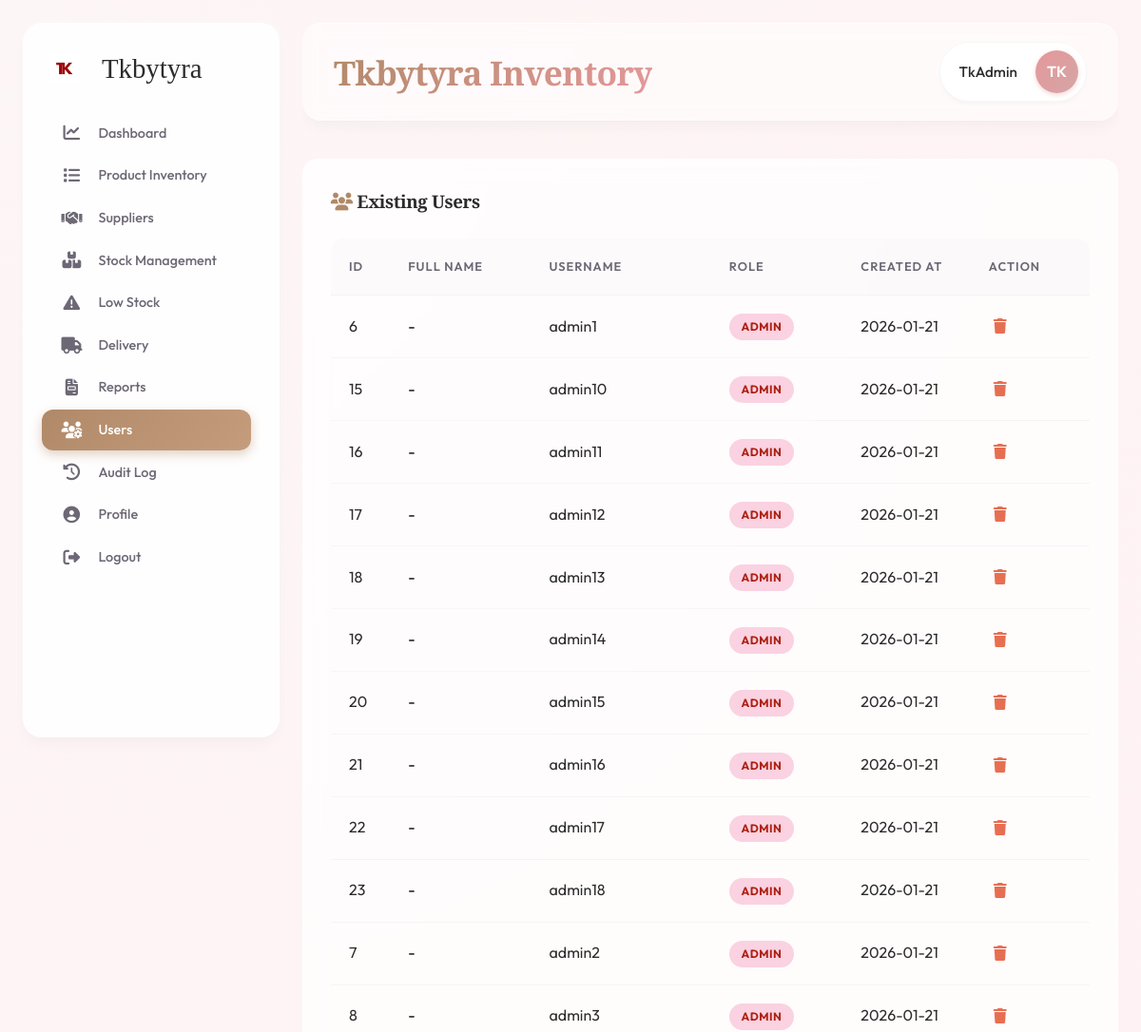
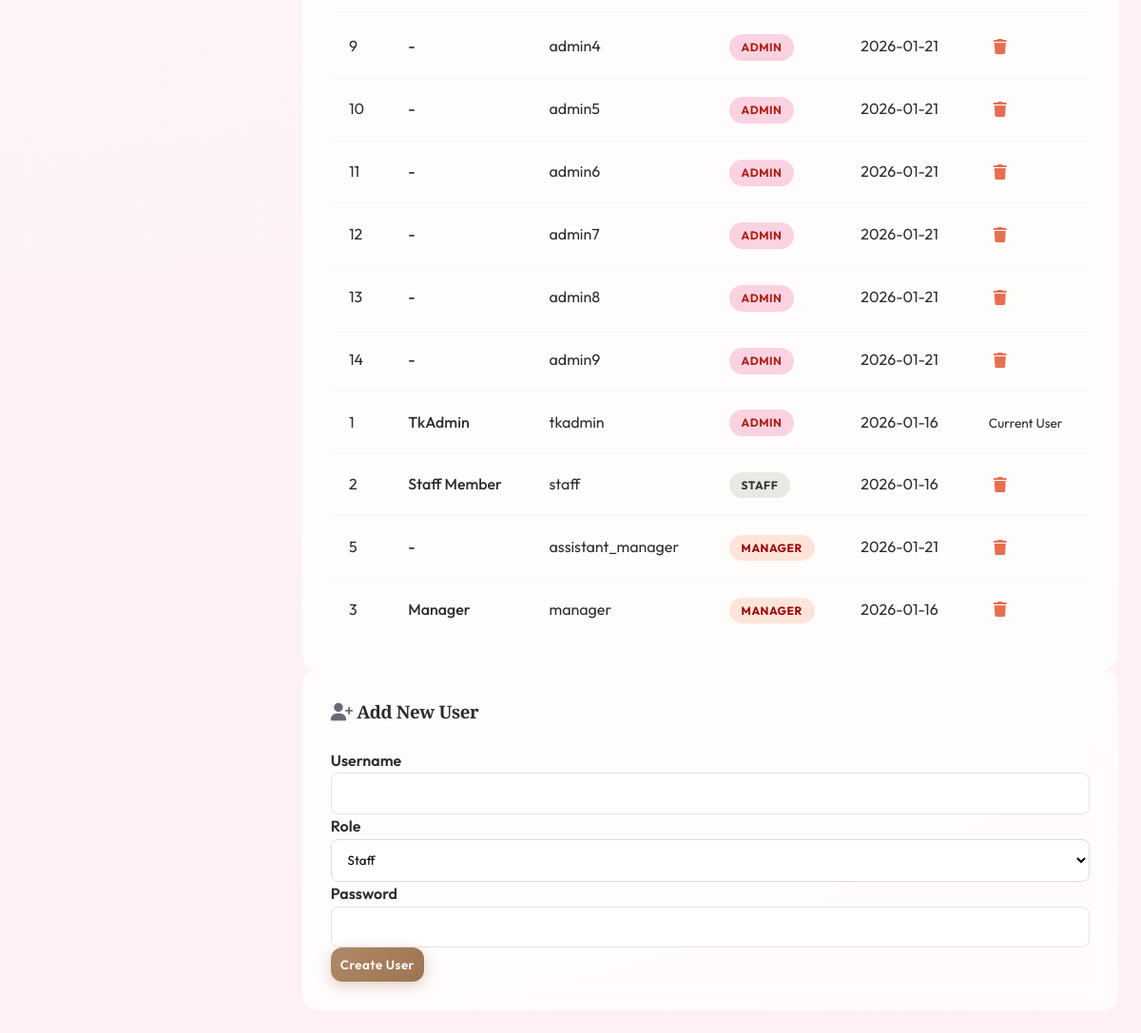
/users.php (signed in), run on the app's committed database (2 pictures, top to bottom).
### tables this page shows
CREATE TABLE `users` (
  `id` int NOT NULL AUTO_INCREMENT,
  `username` varchar(50) NOT NULL,
  `full_name` varchar(100) DEFAULT NULL,
  `password` varchar(255) NOT NULL,
  `role` enum('admin','staff','manager') NOT NULL DEFAULT 'staff',
  `created_at` timestamp NULL DEFAULT CURRENT_TIMESTAMP,
  PRIMARY KEY (`id`),
  UNIQUE KEY `username` (`username`)
);

### users.php (the view, shortened to what this page needs)
<?php
require 'db.php';
$users = $pdo->query("SELECT * FROM users ORDER BY role ASC, username ASC")->fetchAll();
include 'includes/header.php';
?>
<div class="row">
    <div class="col-md-8 mb-4">
        <div class="glass-card h-100">
            <h3 style="margin-bottom: 1.5rem;"><i class="fas fa-users" style="color: var(--primary-color);"></i> Existing Users</h3>
            <div class="table-container">
                <table>
                    <thead>
                        <tr>
                            <th>ID</th>
                            <th>Full Name</th>
                            <th>Username</th>
                            <th>Role</th>
                            <th>Created At</th>
                            <th>Action</th>
                        </tr>
                    </thead>
                    <tbody>
                        <?php foreach ($users as $u): ?>
                        <tr>
                            <td><?php echo $u['id']; ?></td>
                            <td><span style="font-weight: 500; font-family: var(--font-heading);"><?php echo htmlspecialchars($u['full_name'] ?? '-'); ?></span></td>
                            <td><?php echo htmlspecialchars($u['username']); ?></td>
                            <td>
                                <span class="badge" style="<?php echo $u['role'] == 'admin' ? 'background:#FAD2E1; color:#ae2012' : ($u['role'] == 'manager' ? 'background:#FFE5D9; color:#9d0208' : 'background:#E8E8E4; color:#333'); ?>">
                                    <?php echo ucfirst($u['role']); ?>
                                </span>
                            </td>
                            <td><?php echo date('Y-m-d', strtotime($u['created_at'])); ?></td>
                            <td>
                                <?php if ($u['id'] != $_SESSION['user_id']): ?>
                                    <a href="?delete=<?php echo $u['id']; ?>" class="btn" style="color: #e76f51; padding: 5px;" onclick="return confirm('Delete this user?')"><i class="fas fa-trash"></i></a>
                                <?php else: ?>
                                    <span class="text-muted" style="font-size: 0.85rem;">Current User</span>
                                <?php endif; ?>
                            </td>
                        </tr>
                        <?php endforeach; ?>
                    </tbody>
                </table>
            </div>
        </div>
    </div>
    <div class="col-md-4 mb-4">
        <div class="glass-card h-100">
            <h3 style="margin-bottom: 1.5rem;"><i class="fas fa-user-plus" style="color: var(--text-light);"></i> Add New User</h3>
            <form method="POST">
                <div class="mb-3">
                    <label class="form-label" style="font-weight: 600;">Username</label>
                    <input type="text" name="username" class="form-control" required style="padding: 0.8rem; border-radius: 8px;">
                </div>
                <div class="mb-3">
                    <label class="form-label" style="font-weight: 600;">Role</label>
                    <select name="role" class="form-select" style="padding: 0.8rem; border-radius: 8px; border: 1px solid #ddd;">
                        <option value="staff">Staff</option>
                    </select>
                </div>
                <div class="mb-3">
                    <label class="form-label" style="font-weight: 600;">Password</label>
                    <input type="password" name="password" class="form-control" required style="padding: 0.8rem; border-radius: 8px;">
                </div>
                <button type="submit" class="btn btn-primary w-100" style="padding: 10px;">Create User</button>
            </form>
        </div>
    </div>
</div>
<?php include 'includes/footer.php'; ?>

### css/style.css (style rules this page uses)
:root { --primary-color: #B08968; --primary-light: #E6CCB2; --primary-dark: #7F5539; --secondary-color: #FDF4EB; --accent-gold: #D4A373; --accent-rose: #E5989B; --text-main: #2C2C2C; --text-light: #6D6875; --bg-body-start: #FDF6F6; --bg-body-end: #FFF0F3; --white: #FFFFFF; --glass-bg: rgba(255, 255, 255, 0.65); --glass-border: rgba(255, 255, 255, 0.4); --glass-hightlight: rgba(255, 255, 255, 0.8); --blur-strength: 16px; --shadow-subtle: 0 4px 6px -1px rgba(0, 0, 0, 0.02), 0 2px 4px -1px rgba(0, 0, 0, 0.02); --shadow-card: 0 10px 15px -3px rgba(0, 0, 0, 0.03), 0 4px 6px -2px rgba(0, 0, 0, 0.01); --shadow-float: 0 20px 25px -5px rgba(212, 163, 115, 0.15), 0 10px 10px -5px rgba(212, 163, 115, 0.1); --font-sans: 'Outfit', sans-serif; --font-serif: 'Playfair Display', serif; }
* { margin: 0; padding: 0; box-sizing: border-box; }
body { font-family: var(--font-sans); background: radial-gradient(circle at top left, var(--bg-body-start), var(--bg-body-end)); color: var(--text-main); line-height: 1.6; overflow-x: hidden; min-height: 100vh; }
h1, h2, h3, h4, h5, h6 { font-family: var(--font-serif); color: var(--text-main); letter-spacing: -0.02em; }
h3 { font-weight: 600; }
a { text-decoration: none; color: inherit; transition: color 0.3s ease; }
.glass-card { background: rgba(255, 255, 255, 0.75); backdrop-filter: blur(12px); border: 1px solid rgba(255, 255, 255, 0.6); border-radius: 16px; padding: 1.8rem; transition: all 0.4s cubic-bezier(0.175, 0.885, 0.32, 1.275); position: relative; overflow: hidden; }
.glass-card::before { content: ''; position: absolute; top: 0; left: 0; right: 0; height: 4px; background: linear-gradient(90deg, var(--primary-light), var(--accent-rose)); opacity: 0; transition: opacity 0.3s ease; }
.table-container { overflow-x: auto; border-radius: 12px; }
table { width: 100%; border-collapse: separate; border-spacing: 0; }
th, td { padding: 1.2rem; text-align: left; border-bottom: 1px solid rgba(0, 0, 0, 0.03); }
th { font-weight: 600; color: var(--text-light); font-size: 0.8rem; text-transform: uppercase; letter-spacing: 1px; background: rgba(0, 0, 0, 0.01); }
tr { transition: background 0.2s ease; }
tr:last-child td { border-bottom: none; }
.form-control, .form-select { width: 100%; padding: 1rem; border: 1px solid rgba(0, 0, 0, 0.1); border-radius: 12px; background: rgba(255, 255, 255, 0.9); font-family: var(--font-sans); transition: all 0.2s ease; }
.btn { padding: 0.8rem 1.5rem; border: none; border-radius: 12px; cursor: pointer; font-weight: 600; font-family: var(--font-sans); transition: all 0.3s ease; display: inline-flex; align-items: center; gap: 0.5rem; letter-spacing: 0.5px; }
.btn-primary { background: linear-gradient(135deg, var(--primary-color), #9E7452); color: white; box-shadow: 0 4px 15px rgba(176, 137, 104, 0.4); }
.badge { padding: 0.4rem 0.8rem; border-radius: 50px; font-size: 0.75rem; font-weight: 700; letter-spacing: 0.5px; text-transform: uppercase; }

### data on the page
users: id "6", full_name "-", username "admin1", role "ADMIN", created_at "2026-01-21"
users: id "15", full_name "-", username "admin10", role "ADMIN", created_at "2026-01-21"
users: id "16", full_name "-", username "admin11", role "ADMIN", created_at "2026-01-21"
users: id "17", full_name "-", username "admin12", role "ADMIN", created_at "2026-01-21"
users: id "18", full_name "-", username "admin13", role "ADMIN", created_at "2026-01-21"
users: id "19", full_name "-", username "admin14", role "ADMIN", created_at "2026-01-21"
users: id "20", full_name "-", username "admin15", role "ADMIN", created_at "2026-01-21"
users: id "21", full_name "-", username "admin16", role "ADMIN", created_at "2026-01-21"
users: id "22", full_name "-", username "admin17", role "ADMIN", created_at "2026-01-21"
users: id "23", full_name "-", username "admin18", role "ADMIN", created_at "2026-01-21"
users: id "7", full_name "-", username "admin2", role "ADMIN", created_at "2026-01-21"
users: id "8", full_name "-", username "admin3", role "ADMIN", created_at "2026-01-21"
users: id "9", full_name "-", username "admin4", role "ADMIN", created_at "2026-01-21"
users: id "10", full_name "-", username "admin5", role "ADMIN", created_at "2026-01-21"
users: id "11", full_name "-", username "admin6", role "ADMIN", created_at "2026-01-21"
users: id "12", full_name "-", username "admin7", role "ADMIN", created_at "2026-01-21"
users: id "13", full_name "-", username "admin8", role "ADMIN", created_at "2026-01-21"
users: id "14", full_name "-", username "admin9", role "ADMIN", created_at "2026-01-21"
users: id "1", full_name "TkAdmin", username "tkadmin", role "ADMIN", created_at "2026-01-16", shows "Current User"
users: id "2", full_name "Staff Member", username "staff", role "STAFF", created_at "2026-01-16"
users: id "5", full_name "-", username "assistant_manager", role "MANAGER", created_at "2026-01-21"
users: id "3", full_name "Manager", username "manager", role "MANAGER", created_at "2026-01-16"

### other printed values
$_SESSION['full_name'] "TkAdmin"
substr($_SESSION['username'], 0, 2) "TK"
